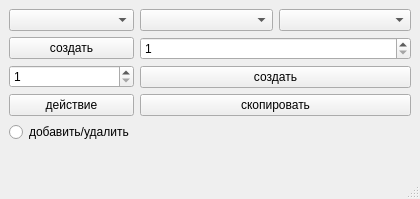
<?xml version="1.0" encoding="UTF-8"?>
<ui version="4.0">
 <class>form3</class>
 <widget class="QMainWindow" name="form3">
  <property name="geometry">
   <rect>
    <x>0</x>
    <y>0</y>
    <width>420</width>
    <height>199</height>
   </rect>
  </property>
  <property name="windowTitle">
   <string>MainWindow</string>
  </property>
  <widget class="QWidget" name="centralwidget">
   <layout class="QFormLayout" name="formLayout">
    <item row="0" column="0">
     <layout class="QVBoxLayout" name="verticalLayout">
      <item>
       <widget class="QComboBox" name="comboBox"/>
      </item>
      <item>
       <widget class="QPushButton" name="pushButton">
        <property name="text">
         <string>создать</string>
        </property>
       </widget>
      </item>
      <item>
       <widget class="QSpinBox" name="spinBox">
        <property name="minimum">
         <number>1</number>
        </property>
       </widget>
      </item>
      <item>
       <widget class="QPushButton" name="pushButton_2">
        <property name="text">
         <string>действие</string>
        </property>
       </widget>
      </item>
      <item>
       <widget class="QRadioButton" name="radioButton">
        <property name="text">
         <string>добавить/удалить</string>
        </property>
       </widget>
      </item>
     </layout>
    </item>
    <item row="0" column="1">
     <layout class="QVBoxLayout" name="verticalLayout_2">
      <item>
       <layout class="QHBoxLayout" name="horizontalLayout">
        <item>
         <widget class="QComboBox" name="comboBox_2"/>
        </item>
        <item>
         <widget class="QComboBox" name="comboBox_3"/>
        </item>
       </layout>
      </item>
      <item>
       <widget class="QSpinBox" name="spinBox_2">
        <property name="minimum">
         <number>1</number>
        </property>
       </widget>
      </item>
      <item>
       <widget class="QPushButton" name="pushButton_3">
        <property name="text">
         <string>создать</string>
        </property>
       </widget>
      </item>
      <item>
       <widget class="QPushButton" name="pushButton_4">
        <property name="text">
         <string>скопировать</string>
        </property>
       </widget>
      </item>
     </layout>
    </item>
   </layout>
  </widget>
  <widget class="QMenuBar" name="menubar">
   <property name="geometry">
    <rect>
     <x>0</x>
     <y>0</y>
     <width>420</width>
     <height>22</height>
    </rect>
   </property>
  </widget>
  <widget class="QStatusBar" name="statusbar"/>
 </widget>
 <resources/>
 <connections/>
</ui>
